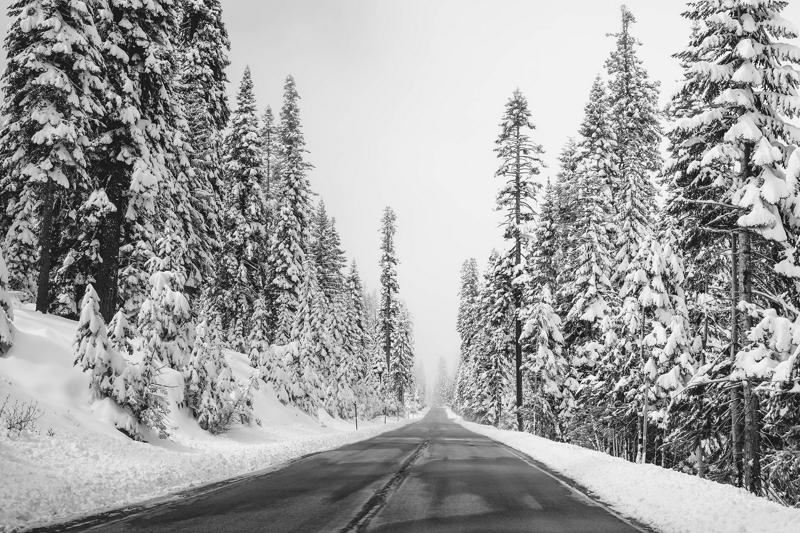
#> input picture Lab_2/code/Image_enhancement/images/image2.jpg, 800 x 533 px, found by its file name
$ python compute_LoG.py   (older library calls are emulated)
#> lines starting #> are read from the running program, lines starting #| are printed output that depends on the picture
### Lab_2/code/Image_enhancement/gauss2D.py
import numpy as np
from gauss1D import gauss1D

def gauss2D( sigma , kernel_size ):
    ## solution
    g_x = np.zeros((1,kernel_size))
    g_y = np.zeros((1,kernel_size))

    #calculate g_x and g_y
    g_x = gauss1D(sigma, kernel_size)
    g_y = gauss1D(sigma, kernel_size)

    #G = g_x .* g_y, shape should be5*5
    G = np.dot(np.transpose(g_x) ,g_y)
    print(G)
    return G


# [4 lines that do not run on import are left out]

### Lab_2/code/Image_enhancement/gauss1D.py
import numpy as np


def gauss1D( sigma , kernel_size):
    G = np.zeros((1, kernel_size))
    if kernel_size % 2 == 0:
        raise ValueError('kernel_size must be odd, otherwise the filter will not have a center to convolve on')
    # solution
    x_values = np.array([range((-kernel_size+1) // 2, (kernel_size+1)//2)])


    #calculate G
    G= np.exp(-x_values**2 / (2 * sigma**2)) / (sigma * np.sqrt(2 * np.pi))
    G=(1/np.sum(G))*G

    return G


# [4 lines that do not run on import are left out]

### Lab_2/code/Image_enhancement/compute_LoG.py
import cv2
import numpy as np
import matplotlib.pyplot as plt
import scipy
from scipy import ndimage, misc, signal
from gauss2D import gauss2D

def compute_LoG(image, LOG_type):
    if LOG_type == 1:
        imOut = cv2.GaussianBlur(image,(5,5),0.5)
        imout = cv2.Laplacian(imOut,cv2.CV_64F)
    elif LOG_type == 2:
        imout = scipy.ndimage.filters.gaussian_laplace(image,0.5)
    elif LOG_type == 3:
        f_gauss1 = gauss2D(10,5)
        f_gauss2 = gauss2D(0.5,5)
        imout = scipy.signal.convolve2d(image, f_gauss1 - f_gauss2)
    return imout

if __name__ == '__main__':
    default_path = 'D:/UvA_courses/Computer_Vision/lab2_new/Image_enhancement/images/image2.jpg'
    #Read two images with float!
    orig_image = plt.imread(default_path)
#> orig_image is the input picture: shape (533, 800); min 0, max 255, mean 160
    orig_image = orig_image.astype(np.float64)

    #The parameter is denoise(image,type of filter,kernel demision,kernel demision for median, sigma for gaussian)
    out1 = compute_LoG(orig_image,1)
#> in compute_LoG, `imout = cv2.Laplacian(imOut,cv2.CV_64F)`:
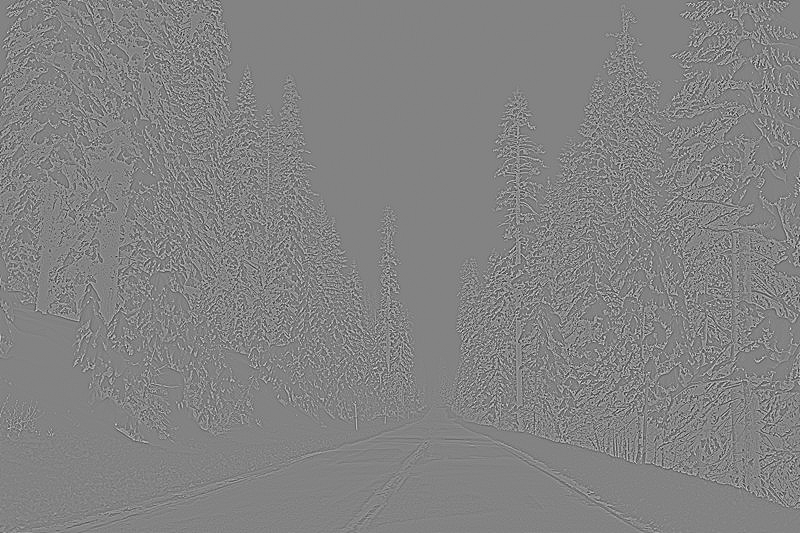
#> imout: shape (533, 800) float64; min -325.8, max 307, mean 0; drawn with min black and max white
    out2 = compute_LoG(orig_image,2)
#> call 2 of compute_LoG, with LOG_type = 2
#> in compute_LoG (call 2), `imout = scipy.ndimage.filters.gaussian_laplace(image,0.5)`:
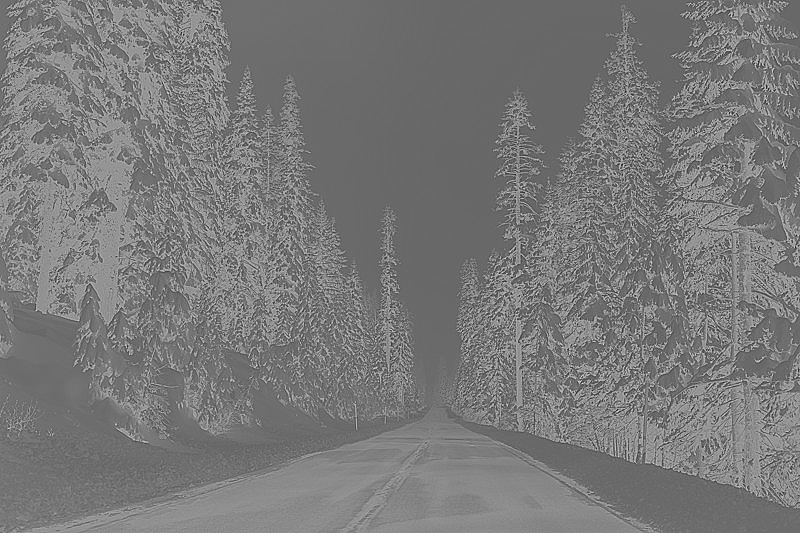
#> imout: shape (533, 800) float64; min -820.3, max 530.2, mean -179.1; drawn with min black and max white
    out3 = compute_LoG(orig_image,3)
#> call 3 of compute_LoG, with LOG_type = 3
#> in compute_LoG (call 3), `imout = scipy.signal.convolve2d(image, f_gauss1 - f_gauss2)`:
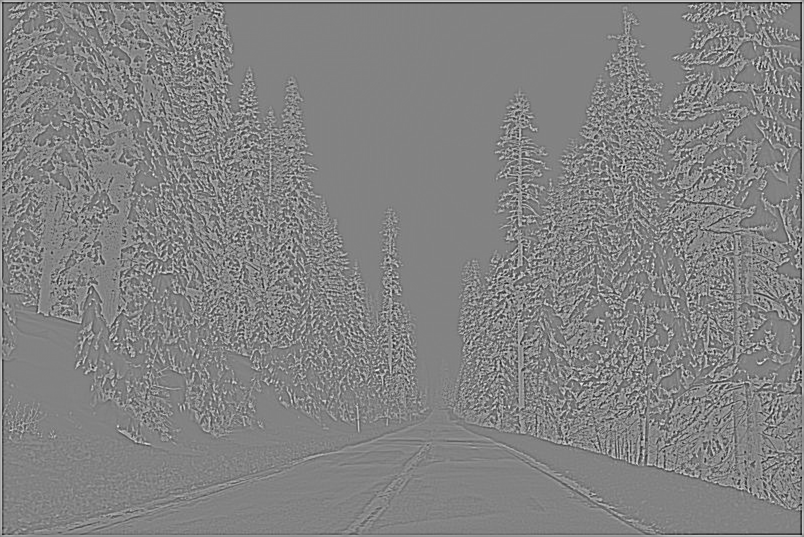
#> imout: shape (537, 804) float64; min -120.2, max 114, mean 0; drawn with min black and max white


    #Show images in greyscale
    plt.figure ()
    plt.subplot(141)
    plt.imshow(orig_image, cmap='gray')
    plt.title('orig_image')
    plt.axis("off")

    plt.subplot(142)
    plt.imshow(out1, cmap='gray')
    plt.title('Method 1')
    plt.axis("off")

    plt.subplot(143)
    plt.imshow(out2, cmap='gray')
    plt.title('Method 2')
    plt.axis("off")

    plt.subplot(144)
    plt.imshow(out3, cmap='gray')
    plt.title('Method 3')
    plt.axis("off")
    plt.show()
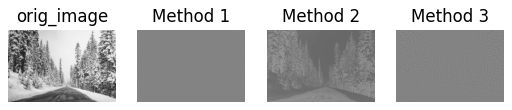
#> figure drawn by matplotlib, 4 panels

$ run again, with Lab_2/code/Image_enhancement/images/image1.jpg copied over Lab_2/code/Image_enhancement/images/image2.jpg
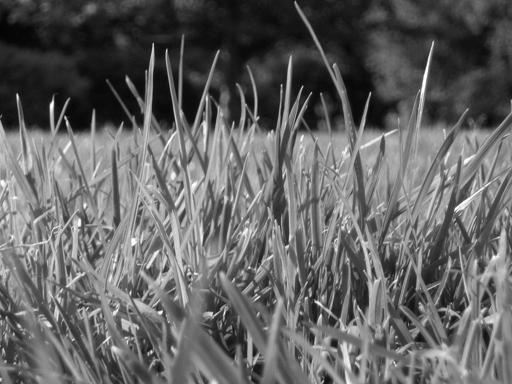
#> input picture Lab_2/code/Image_enhancement/images/image1.jpg, 512 x 384 px, found by its file name
#> orig_image is the input picture: shape (384, 512); min 0, max 255, mean 99.4
#> in compute_LoG (call 3), `imout = scipy.signal.convolve2d(image, f_gauss1 - f_gauss2)`:
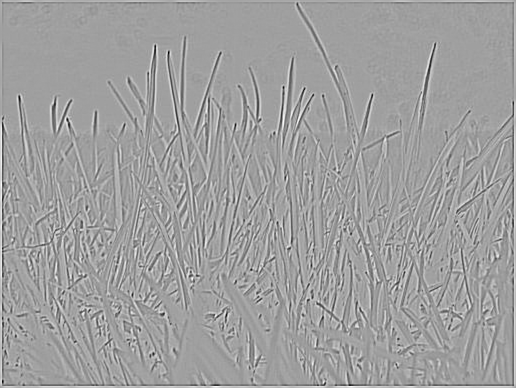
#> imout: shape (388, 516) float64; min -110.5, max 66.18, mean 0; drawn with min black and max white
#> `plt.show()`:
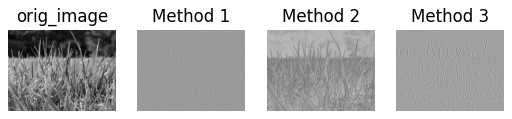
#> figure drawn by matplotlib, 4 panels
